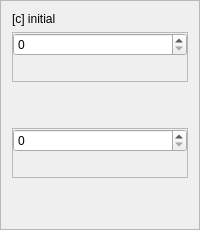
             <widget class="QFrame" name="frame_13">
              <property name="frameShape">
               <enum>QFrame::StyledPanel</enum>
              </property>
              <property name="frameShadow">
               <enum>QFrame::Raised</enum>
              </property>
              <layout class="QVBoxLayout" name="verticalLayout_16">
               <item>
                <widget class="QLabel" name="label_10">
                 <property name="sizePolicy">
                  <sizepolicy hsizetype="Preferred" vsizetype="Fixed">
                   <horstretch>0</horstretch>
                   <verstretch>0</verstretch>
                  </sizepolicy>
                 </property>
                 <property name="text">
                  <string>[c] initial</string>
                 </property>
                </widget>
               </item>
               <item>
                <widget class="QFrame" name="frame_5">
                 <property name="enabled">
                  <bool>true</bool>
                 </property>
                 <property name="sizePolicy">
                  <sizepolicy hsizetype="Preferred" vsizetype="Fixed">
                   <horstretch>0</horstretch>
                   <verstretch>0</verstretch>
                  </sizepolicy>
                 </property>
                 <property name="minimumSize">
                  <size>
                   <width>0</width>
                   <height>50</height>
                  </size>
                 </property>
                 <property name="maximumSize">
                  <size>
                   <width>16777215</width>
                   <height>50</height>
                  </size>
                 </property>
                 <property name="frameShape">
                  <enum>QFrame::StyledPanel</enum>
                 </property>
                 <property name="frameShadow">
                  <enum>QFrame::Raised</enum>
                 </property>
                 <layout class="QVBoxLayout" name="verticalLayout">
                  <property name="spacing">
                   <number>0</number>
                  </property>
                  <property name="leftMargin">
                   <number>0</number>
                  </property>
                  <property name="topMargin">
                   <number>0</number>
                  </property>
                  <property name="rightMargin">
                   <number>0</number>
                  </property>
                  <property name="bottomMargin">
                   <number>0</number>
                  </property>
                  <item>
                   <widget class="QSpinBox" name="mRNAConcSpinBox1">
                    <property name="sizePolicy">
                     <sizepolicy hsizetype="Preferred" vsizetype="Fixed">
                      <horstretch>0</horstretch>
                      <verstretch>0</verstretch>
                     </sizepolicy>
                    </property>
                   </widget>
                  </item>
                  <item>
                   <spacer name="verticalSpacer_7">
                    <property name="orientation">
                     <enum>Qt::Vertical</enum>
                    </property>
                    <property name="sizeHint" stdset="0">
                     <size>
                      <width>20</width>
                      <height>40</height>
                     </size>
                    </property>
                   </spacer>
                  </item>
                 </layout>
                </widget>
               </item>
               <item>
                <spacer name="verticalSpacer">
                 <property name="orientation">
                  <enum>Qt::Vertical</enum>
                 </property>
                 <property name="sizeHint" stdset="0">
                  <size>
                   <width>20</width>
                   <height>40</height>
                  </size>
                 </property>
                </spacer>
               </item>
               <item>
                <widget class="QFrame" name="frame_6">
                 <property name="enabled">
                  <bool>true</bool>
                 </property>
                 <property name="sizePolicy">
                  <sizepolicy hsizetype="Preferred" vsizetype="Fixed">
                   <horstretch>0</horstretch>
                   <verstretch>0</verstretch>
                  </sizepolicy>
                 </property>
                 <property name="minimumSize">
                  <size>
                   <width>0</width>
                   <height>50</height>
                  </size>
                 </property>
                 <property name="maximumSize">
                  <size>
                   <width>16777215</width>
                   <height>50</height>
                  </size>
                 </property>
                 <property name="frameShape">
                  <enum>QFrame::StyledPanel</enum>
                 </property>
                 <property name="frameShadow">
                  <enum>QFrame::Raised</enum>
                 </property>
                 <layout class="QVBoxLayout" name="verticalLayout_8">
                  <property name="spacing">
                   <number>0</number>
                  </property>
                  <property name="leftMargin">
                   <number>0</number>
                  </property>
                  <property name="topMargin">
                   <number>0</number>
                  </property>
                  <property name="rightMargin">
                   <number>0</number>
                  </property>
                  <property name="bottomMargin">
                   <number>0</number>
                  </property>
                  <item>
                   <widget class="QSpinBox" name="mRNAConcSpinBox1_2">
                    <property name="sizePolicy">
                     <sizepolicy hsizetype="Preferred" vsizetype="Fixed">
                      <horstretch>0</horstretch>
                      <verstretch>0</verstretch>
                     </sizepolicy>
                    </property>
                   </widget>
                  </item>
                  <item>
                   <spacer name="verticalSpacer_8">
                    <property name="orientation">
                     <enum>Qt::Vertical</enum>
                    </property>
                    <property name="sizeHint" stdset="0">
                     <size>
                      <width>20</width>
                      <height>40</height>
                     </size>
                    </property>
                   </spacer>
                  </item>
                 </layout>
                </widget>
               </item>
               <item>
                <spacer name="verticalSpacer_6">
                 <property name="orientation">
                  <enum>Qt::Vertical</enum>
                 </property>
                 <property name="sizeHint" stdset="0">
                  <size>
                   <width>20</width>
                   <height>40</height>
                  </size>
                 </property>
                </spacer>
               </item>
              </layout>
             </widget>
